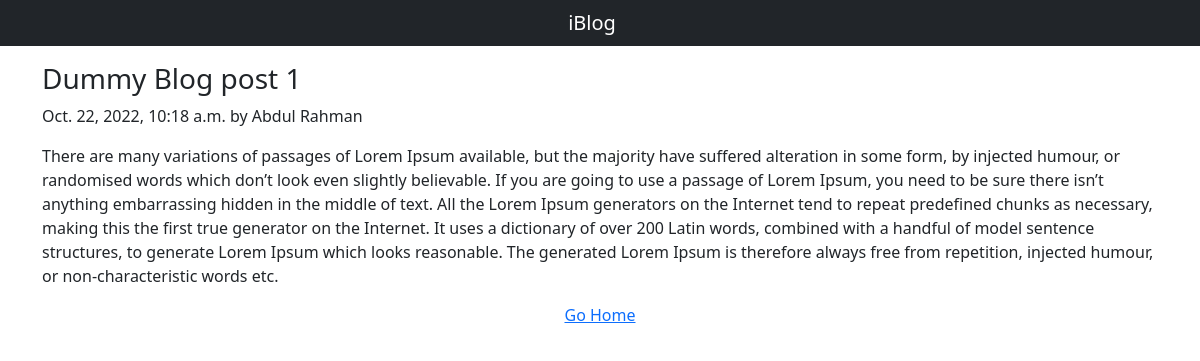
The page /blogPost/Dummy Blog post 1/2 on the database its author committed.
### blogApp/models.py (models this page shows, shortened)
class Post(models.Model):
    author = models.ForeignKey(User, on_delete=models.CASCADE)
    title = models.CharField(max_length=50, blank=False, null=False)
    content = models.TextField()
    date_of_creation = models.DateTimeField(default=datetime.now())

### blogApp/views.py (the view)
# urls.py: path('blogPost/<str:title>/<int:id>', views.blogPost, name="blogPost"),
def blogPost(request, title, id):
    post = Post.objects.get(id=id)
    context = {'post': post}
    return render(request, 'content.html', context)

### blogApp/templates/content.html (shortened to what this page needs)
{% extends 'base.html' %}
{% block body %}
    <div class="container">
        <h3 class="mt-3">{{post.title}}</h3>
        <p>{{post.date_of_creation}} by {{post.author.first_name|title}} {{post.author.last_name|title}}</p>
        <p class="my-2">{{post.content}}</p>
        <a class="btn btn-link mx-auto d-block" href="{% url 'Index' %}">Go Home</a>
    </div>
{% endblock body %}

### rows shown on the page
Post: title "Dummy Blog post 1", date_of_creation "Oct. 22, 2022, 10:18 a.m.", author.first_name "Abdul", author.last_name "Rahman", content "There are many variations of passages of Lorem Ipsum available, but the majority have suffered alteration in some form, by injected humour, or randomised words which don’t look even slightly believable. If you are going to use a passage of Lorem Ipsum, you need to be sure there isn’t anything embarrassing hidden in the middle of text. All the Lorem Ipsum generators on the Internet tend to repeat predefined chunks as necessary, making this the first true generator on the Internet. It uses a dictionary of over 200 Latin words, combined with a handful of model sentence structures, to generate Lorem Ipsum which looks reasonable. The generated Lorem Ipsum is therefore always free from…"
